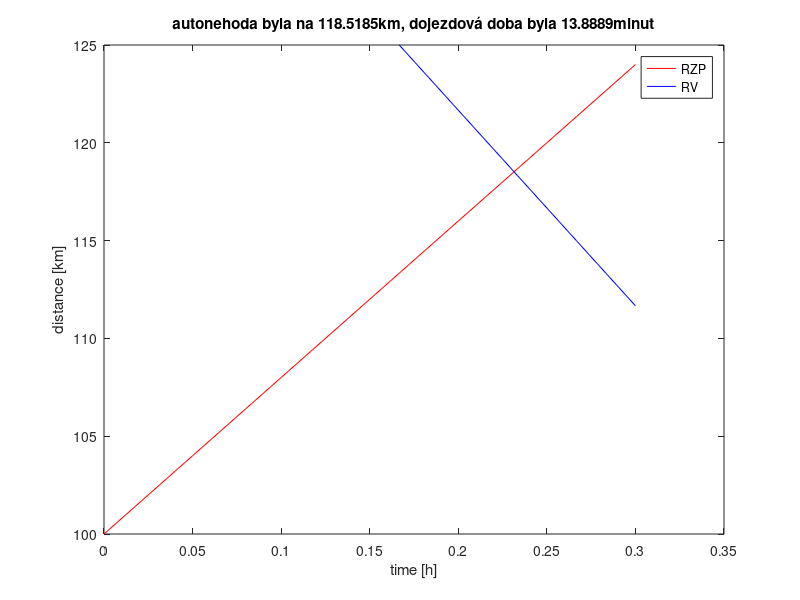

Reproduce this figure in MATLAB.
clear all;
close all;
clc;

%% graficky

startRZP = 100; % km
startRV = 125; % km
delayMin = 10; % min
delayHour = delayMin / 60; % hour

vRZP = 80; % km/h
vRV = 100; % km/h

t_max = abs(startRZP - startRV)/vRZP; % h
t = 0 : 1/60 : t_max;

sRZP = t * vRZP + startRZP;
sRV = startRV - (t - delayHour) * vRV;

figure(1);
clf;
plot(t, sRZP, 'r');
hold on;
plot (t (t >= delayHour), sRV (t >= delayHour), 'b');
xlabel('time [h]');
ylabel('distance [km]');
legend('RZP', 'RV');

fprintf('Autonehoda se stala cca na %.2f km\n', 118);
fprintf('Sanita A dorazila na místo nehody cca za %.2f minut\n', 0.23*60);

%% maticemi
startA=100; % km
startB=125; % km
delay=10/60; % 10 min.v hodinách
vA=80; % km/h
vB=100; % km/h
A=[1 -vA;1 vB];
B=[startA;startB + delay * vB];
x=A\B;
S_accident=x(1);%x1
t_accident=x(2);%x
title(['autonehoda byla na ' num2str(S_accident) 'km, dojezdová doba byla ' num2str(t_accident*60) 'minut'])